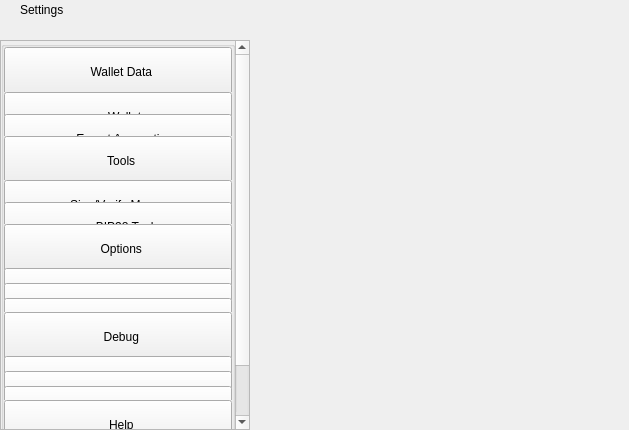
<?xml version="1.0" encoding="UTF-8"?>
<ui version="4.0">
 <class>SettingsWidget</class>
 <widget class="QWidget" name="SettingsWidget">
  <property name="geometry">
   <rect>
    <x>0</x>
    <y>0</y>
    <width>629</width>
    <height>430</height>
   </rect>
  </property>
  <property name="windowTitle">
   <string>Form</string>
  </property>
  <layout class="QHBoxLayout" name="horizontalLayout" stretch="1,2">
   <property name="spacing">
    <number>0</number>
   </property>
   <property name="leftMargin">
    <number>0</number>
   </property>
   <property name="topMargin">
    <number>0</number>
   </property>
   <property name="rightMargin">
    <number>0</number>
   </property>
   <property name="bottomMargin">
    <number>0</number>
   </property>
   <item>
    <widget class="QWidget" name="left" native="true">
     <property name="minimumSize">
      <size>
       <width>250</width>
       <height>0</height>
      </size>
     </property>
     <layout class="QVBoxLayout" name="verticalLayout">
      <property name="leftMargin">
       <number>0</number>
      </property>
      <property name="topMargin">
       <number>0</number>
      </property>
      <property name="rightMargin">
       <number>0</number>
      </property>
      <property name="bottomMargin">
       <number>0</number>
      </property>
      <item>
       <layout class="QVBoxLayout" name="verticalLayout_1">
        <property name="spacing">
         <number>0</number>
        </property>
        <item>
         <widget class="QWidget" name="titleMenuList" native="true">
          <property name="maximumSize">
           <size>
            <width>16777215</width>
            <height>30</height>
           </size>
          </property>
          <layout class="QHBoxLayout" name="horizontalLayout_1">
           <property name="spacing">
            <number>0</number>
           </property>
           <property name="leftMargin">
            <number>20</number>
           </property>
           <property name="topMargin">
            <number>0</number>
           </property>
           <property name="rightMargin">
            <number>20</number>
           </property>
           <property name="bottomMargin">
            <number>0</number>
           </property>
           <item>
            <widget class="QLabel" name="labelTitle">
             <property name="text">
              <string>Settings</string>
             </property>
            </widget>
           </item>
           <item>
            <spacer name="horizontalSpacer">
             <property name="orientation">
              <enum>Qt::Horizontal</enum>
             </property>
             <property name="sizeHint" stdset="0">
              <size>
               <width>40</width>
               <height>20</height>
              </size>
             </property>
            </spacer>
           </item>
          </layout>
         </widget>
        </item>
        <item>
         <spacer name="verticalSpacer_2">
          <property name="orientation">
           <enum>Qt::Vertical</enum>
          </property>
          <property name="sizeType">
           <enum>QSizePolicy::Fixed</enum>
          </property>
          <property name="sizeHint" stdset="0">
           <size>
            <width>20</width>
            <height>20</height>
           </size>
          </property>
         </spacer>
        </item>
        <item>
         <layout class="QVBoxLayout" name="verticalLayout_2">
          <item>
           <widget class="QScrollArea" name="scrollArea">
            <property name="sizePolicy">
             <sizepolicy hsizetype="Expanding" vsizetype="MinimumExpanding">
              <horstretch>0</horstretch>
              <verstretch>0</verstretch>
             </sizepolicy>
            </property>
            <property name="styleSheet">
             <string notr="true"/>
            </property>
            <property name="horizontalScrollBarPolicy">
             <enum>Qt::ScrollBarAlwaysOff</enum>
            </property>
            <property name="sizeAdjustPolicy">
             <enum>QAbstractScrollArea::AdjustIgnored</enum>
            </property>
            <property name="widgetResizable">
             <bool>true</bool>
            </property>
            <property name="alignment">
             <set>Qt::AlignLeading|Qt::AlignLeft|Qt::AlignTop</set>
            </property>
            <widget class="QWidget" name="scrollAreaWidgetContents">
             <property name="geometry">
              <rect>
               <x>0</x>
               <y>-68</y>
               <width>230</width>
               <height>452</height>
              </rect>
             </property>
             <property name="sizePolicy">
              <sizepolicy hsizetype="Preferred" vsizetype="MinimumExpanding">
               <horstretch>0</horstretch>
               <verstretch>0</verstretch>
              </sizepolicy>
             </property>
             <property name="maximumSize">
              <size>
               <width>16777215</width>
               <height>650</height>
              </size>
             </property>
             <property name="autoFillBackground">
              <bool>true</bool>
             </property>
             <layout class="QVBoxLayout" name="verticalLayout_3">
              <property name="spacing">
               <number>0</number>
              </property>
              <property name="sizeConstraint">
               <enum>QLayout::SetDefaultConstraint</enum>
              </property>
              <property name="leftMargin">
               <number>0</number>
              </property>
              <property name="topMargin">
               <number>0</number>
              </property>
              <property name="rightMargin">
               <number>0</number>
              </property>
              <property name="bottomMargin">
               <number>0</number>
              </property>
              <item>
               <layout class="QVBoxLayout" name="verticalLayout_4">
                <property name="spacing">
                 <number>0</number>
                </property>
                <item alignment="Qt::AlignTop">
                 <widget class="QGroupBox" name="groupBox">
                  <property name="sizePolicy">
                   <sizepolicy hsizetype="Preferred" vsizetype="MinimumExpanding">
                    <horstretch>0</horstretch>
                    <verstretch>0</verstretch>
                   </sizepolicy>
                  </property>
                  <property name="maximumSize">
                   <size>
                    <width>16777215</width>
                    <height>450</height>
                   </size>
                  </property>
                  <property name="title">
                   <string/>
                  </property>
                  <layout class="QVBoxLayout" name="verticalLayout_5">
                   <property name="spacing">
                    <number>0</number>
                   </property>
                   <property name="leftMargin">
                    <number>0</number>
                   </property>
                   <property name="topMargin">
                    <number>0</number>
                   </property>
                   <property name="rightMargin">
                    <number>0</number>
                   </property>
                   <property name="bottomMargin">
                    <number>0</number>
                   </property>
                   <item>
                    <widget class="QWidget" name="menuFileContainer" native="true">
                     <property name="maximumSize">
                      <size>
                       <width>16777215</width>
                       <height>160</height>
                      </size>
                     </property>
                     <layout class="QHBoxLayout" name="horizontalLayout_2">
                      <property name="spacing">
                       <number>0</number>
                      </property>
                      <property name="leftMargin">
                       <number>0</number>
                      </property>
                      <property name="topMargin">
                       <number>0</number>
                      </property>
                      <property name="rightMargin">
                       <number>0</number>
                      </property>
                      <property name="bottomMargin">
                       <number>0</number>
                      </property>
                      <item alignment="Qt::AlignTop">
                       <widget class="QPushButton" name="pushButtonFile">
                        <property name="minimumSize">
                         <size>
                          <width>0</width>
                          <height>50</height>
                         </size>
                        </property>
                        <property name="maximumSize">
                         <size>
                          <width>16777215</width>
                          <height>50</height>
                         </size>
                        </property>
                        <property name="focusPolicy">
                         <enum>Qt::NoFocus</enum>
                        </property>
                        <property name="text">
                         <string>  Wallet Data</string>
                        </property>
                        <property name="checkable">
                         <bool>true</bool>
                        </property>
                        <property name="autoExclusive">
                         <bool>false</bool>
                        </property>
                       </widget>
                      </item>
                     </layout>
                    </widget>
                   </item>
                   <item>
                    <widget class="QWidget" name="fileButtonsWidget" native="true">
                     <property name="maximumSize">
                      <size>
                       <width>16777215</width>
                       <height>165</height>
                      </size>
                     </property>
                     <layout class="QVBoxLayout" name="verticalLayout_6">
                      <property name="spacing">
                       <number>0</number>
                      </property>
                      <property name="leftMargin">
                       <number>0</number>
                      </property>
                      <property name="topMargin">
                       <number>0</number>
                      </property>
                      <property name="rightMargin">
                       <number>0</number>
                      </property>
                      <property name="bottomMargin">
                       <number>0</number>
                      </property>
                      <item>
                       <widget class="QPushButton" name="pushButtonFile2">
                        <property name="minimumSize">
                         <size>
                          <width>0</width>
                          <height>50</height>
                         </size>
                        </property>
                        <property name="maximumSize">
                         <size>
                          <width>16777215</width>
                          <height>50</height>
                         </size>
                        </property>
                        <property name="focusPolicy">
                         <enum>Qt::NoFocus</enum>
                        </property>
                        <property name="text">
                         <string>    Wallet</string>
                        </property>
                        <property name="checkable">
                         <bool>true</bool>
                        </property>
                        <property name="autoExclusive">
                         <bool>false</bool>
                        </property>
                       </widget>
                      </item>
                      <item>
                       <widget class="QPushButton" name="pushButtonExportCsv">
                        <property name="minimumSize">
                         <size>
                          <width>0</width>
                          <height>50</height>
                         </size>
                        </property>
                        <property name="maximumSize">
                         <size>
                          <width>16777215</width>
                          <height>50</height>
                         </size>
                        </property>
                        <property name="focusPolicy">
                         <enum>Qt::NoFocus</enum>
                        </property>
                        <property name="text">
                         <string>    Export Accounting</string>
                        </property>
                        <property name="checkable">
                         <bool>true</bool>
                        </property>
                        <property name="autoExclusive">
                         <bool>false</bool>
                        </property>
                       </widget>
                      </item>
                     </layout>
                    </widget>
                   </item>
                   <item>
                    <widget class="QWidget" name="menuToolsContainer" native="true">
                     <property name="maximumSize">
                      <size>
                       <width>16777215</width>
                       <height>160</height>
                      </size>
                     </property>
                     <layout class="QHBoxLayout" name="horizontalLayout_3">
                      <property name="spacing">
                       <number>0</number>
                      </property>
                      <property name="leftMargin">
                       <number>0</number>
                      </property>
                      <property name="topMargin">
                       <number>0</number>
                      </property>
                      <property name="rightMargin">
                       <number>0</number>
                      </property>
                      <property name="bottomMargin">
                       <number>0</number>
                      </property>
                      <item alignment="Qt::AlignTop">
                       <widget class="QPushButton" name="pushButtonConfiguration">
                        <property name="minimumSize">
                         <size>
                          <width>0</width>
                          <height>50</height>
                         </size>
                        </property>
                        <property name="maximumSize">
                         <size>
                          <width>16777215</width>
                          <height>50</height>
                         </size>
                        </property>
                        <property name="focusPolicy">
                         <enum>Qt::NoFocus</enum>
                        </property>
                        <property name="text">
                         <string>  Tools</string>
                        </property>
                        <property name="checkable">
                         <bool>true</bool>
                        </property>
                        <property name="autoExclusive">
                         <bool>false</bool>
                        </property>
                       </widget>
                      </item>
                     </layout>
                    </widget>
                   </item>
                   <item>
                    <widget class="QWidget" name="configurationButtonsWidget" native="true">
                     <property name="maximumSize">
                      <size>
                       <width>16777215</width>
                       <height>105</height>
                      </size>
                     </property>
                     <layout class="QVBoxLayout" name="verticalLayout_7">
                      <property name="spacing">
                       <number>0</number>
                      </property>
                      <property name="leftMargin">
                       <number>0</number>
                      </property>
                      <property name="topMargin">
                       <number>0</number>
                      </property>
                      <property name="rightMargin">
                       <number>0</number>
                      </property>
                      <property name="bottomMargin">
                       <number>0</number>
                      </property>
                      <item>
                       <widget class="QPushButton" name="pushButtonConfiguration4">
                        <property name="minimumSize">
                         <size>
                          <width>0</width>
                          <height>50</height>
                         </size>
                        </property>
                        <property name="maximumSize">
                         <size>
                          <width>16777215</width>
                          <height>50</height>
                         </size>
                        </property>
                        <property name="focusPolicy">
                         <enum>Qt::NoFocus</enum>
                        </property>
                        <property name="text">
                         <string>    Sign/Verify Message</string>
                        </property>
                        <property name="checkable">
                         <bool>true</bool>
                        </property>
                        <property name="autoExclusive">
                         <bool>false</bool>
                        </property>
                       </widget>
                      </item>
                      <item>
                       <widget class="QPushButton" name="pushButtonConfiguration3">
                        <property name="minimumSize">
                         <size>
                          <width>0</width>
                          <height>50</height>
                         </size>
                        </property>
                        <property name="maximumSize">
                         <size>
                          <width>16777215</width>
                          <height>50</height>
                         </size>
                        </property>
                        <property name="focusPolicy">
                         <enum>Qt::NoFocus</enum>
                        </property>
                        <property name="text">
                         <string>    BIP38 Tool</string>
                        </property>
                        <property name="checkable">
                         <bool>true</bool>
                        </property>
                        <property name="autoExclusive">
                         <bool>false</bool>
                        </property>
                       </widget>
                      </item>
                     </layout>
                    </widget>
                   </item>
                   <item>
                    <layout class="QHBoxLayout" name="horizontalLayout_4">
                     <property name="spacing">
                      <number>0</number>
                     </property>
                     <property name="leftMargin">
                      <number>0</number>
                     </property>
                     <property name="rightMargin">
                      <number>0</number>
                     </property>
                     <item alignment="Qt::AlignTop">
                      <widget class="QPushButton" name="pushButtonOptions">
                       <property name="minimumSize">
                        <size>
                         <width>0</width>
                         <height>50</height>
                        </size>
                       </property>
                       <property name="maximumSize">
                        <size>
                         <width>16777215</width>
                         <height>50</height>
                        </size>
                       </property>
                       <property name="focusPolicy">
                        <enum>Qt::NoFocus</enum>
                       </property>
                       <property name="text">
                        <string>  Options</string>
                       </property>
                       <property name="checkable">
                        <bool>true</bool>
                       </property>
                       <property name="autoExclusive">
                        <bool>false</bool>
                       </property>
                      </widget>
                     </item>
                    </layout>
                   </item>
                   <item>
                    <widget class="QWidget" name="optionsButtonsWidget" native="true">
                     <property name="maximumSize">
                      <size>
                       <width>16777215</width>
                       <height>160</height>
                      </size>
                     </property>
                     <layout class="QVBoxLayout" name="verticalLayout_8">
                      <property name="spacing">
                       <number>0</number>
                      </property>
                      <property name="leftMargin">
                       <number>0</number>
                      </property>
                      <property name="topMargin">
                       <number>0</number>
                      </property>
                      <property name="rightMargin">
                       <number>0</number>
                      </property>
                      <property name="bottomMargin">
                       <number>0</number>
                      </property>
                      <item>
                       <widget class="QPushButton" name="pushButtonOptions1">
                        <property name="minimumSize">
                         <size>
                          <width>0</width>
                          <height>50</height>
                         </size>
                        </property>
                        <property name="maximumSize">
                         <size>
                          <width>16777215</width>
                          <height>50</height>
                         </size>
                        </property>
                        <property name="focusPolicy">
                         <enum>Qt::NoFocus</enum>
                        </property>
                        <property name="text">
                         <string>    Main</string>
                        </property>
                        <property name="checkable">
                         <bool>true</bool>
                        </property>
                        <property name="checked">
                         <bool>false</bool>
                        </property>
                        <property name="autoExclusive">
                         <bool>false</bool>
                        </property>
                       </widget>
                      </item>
                      <item>
                       <widget class="QPushButton" name="pushButtonOptions2">
                        <property name="minimumSize">
                         <size>
                          <width>0</width>
                          <height>50</height>
                         </size>
                        </property>
                        <property name="maximumSize">
                         <size>
                          <width>16777215</width>
                          <height>50</height>
                         </size>
                        </property>
                        <property name="focusPolicy">
                         <enum>Qt::NoFocus</enum>
                        </property>
                        <property name="text">
                         <string>    Wallet</string>
                        </property>
                        <property name="checkable">
                         <bool>true</bool>
                        </property>
                        <property name="autoExclusive">
                         <bool>false</bool>
                        </property>
                       </widget>
                      </item>
                      <item>
                       <widget class="QPushButton" name="pushButtonOptions5">
                        <property name="minimumSize">
                         <size>
                          <width>0</width>
                          <height>50</height>
                         </size>
                        </property>
                        <property name="maximumSize">
                         <size>
                          <width>16777215</width>
                          <height>50</height>
                         </size>
                        </property>
                        <property name="focusPolicy">
                         <enum>Qt::NoFocus</enum>
                        </property>
                        <property name="text">
                         <string>    Display</string>
                        </property>
                        <property name="checkable">
                         <bool>true</bool>
                        </property>
                        <property name="autoExclusive">
                         <bool>false</bool>
                        </property>
                       </widget>
                      </item>
                     </layout>
                    </widget>
                   </item>
                   <item>
                    <layout class="QHBoxLayout" name="horizontalTools">
                     <property name="spacing">
                      <number>0</number>
                     </property>
                     <property name="leftMargin">
                      <number>0</number>
                     </property>
                     <property name="rightMargin">
                      <number>0</number>
                     </property>
                     <item alignment="Qt::AlignTop">
                      <widget class="QPushButton" name="pushButtonTools">
                       <property name="minimumSize">
                        <size>
                         <width>0</width>
                         <height>50</height>
                        </size>
                       </property>
                       <property name="maximumSize">
                        <size>
                         <width>16777215</width>
                         <height>50</height>
                        </size>
                       </property>
                       <property name="focusPolicy">
                        <enum>Qt::NoFocus</enum>
                       </property>
                       <property name="text">
                        <string>  Debug</string>
                       </property>
                       <property name="checkable">
                        <bool>true</bool>
                       </property>
                       <property name="autoExclusive">
                        <bool>false</bool>
                       </property>
                      </widget>
                     </item>
                    </layout>
                   </item>
                   <item>
                    <widget class="QWidget" name="toolsButtonsWidget" native="true">
                     <property name="maximumSize">
                      <size>
                       <width>16777215</width>
                       <height>160</height>
                      </size>
                     </property>
                     <layout class="QVBoxLayout" name="verticalTools_11">
                      <property name="spacing">
                       <number>0</number>
                      </property>
                      <property name="leftMargin">
                       <number>0</number>
                      </property>
                      <property name="topMargin">
                       <number>0</number>
                      </property>
                      <property name="rightMargin">
                       <number>0</number>
                      </property>
                      <property name="bottomMargin">
                       <number>0</number>
                      </property>
                      <item>
                       <widget class="QPushButton" name="pushButtonTools1">
                        <property name="minimumSize">
                         <size>
                          <width>0</width>
                          <height>50</height>
                         </size>
                        </property>
                        <property name="maximumSize">
                         <size>
                          <width>16777215</width>
                          <height>50</height>
                         </size>
                        </property>
                        <property name="focusPolicy">
                         <enum>Qt::NoFocus</enum>
                        </property>
                        <property name="text">
                         <string>    Information</string>
                        </property>
                        <property name="checkable">
                         <bool>true</bool>
                        </property>
                        <property name="checked">
                         <bool>false</bool>
                        </property>
                        <property name="autoExclusive">
                         <bool>false</bool>
                        </property>
                       </widget>
                      </item>
                      <item>
                       <widget class="QPushButton" name="pushButtonTools2">
                        <property name="minimumSize">
                         <size>
                          <width>0</width>
                          <height>50</height>
                         </size>
                        </property>
                        <property name="maximumSize">
                         <size>
                          <width>16777215</width>
                          <height>50</height>
                         </size>
                        </property>
                        <property name="focusPolicy">
                         <enum>Qt::NoFocus</enum>
                        </property>
                        <property name="text">
                         <string>    Console</string>
                        </property>
                        <property name="checkable">
                         <bool>true</bool>
                        </property>
                        <property name="autoExclusive">
                         <bool>false</bool>
                        </property>
                       </widget>
                      </item>
                      <item>
                       <widget class="QPushButton" name="pushButtonTools5">
                        <property name="minimumSize">
                         <size>
                          <width>0</width>
                          <height>50</height>
                         </size>
                        </property>
                        <property name="maximumSize">
                         <size>
                          <width>16777215</width>
                          <height>50</height>
                         </size>
                        </property>
                        <property name="focusPolicy">
                         <enum>Qt::NoFocus</enum>
                        </property>
                        <property name="text">
                         <string>    Wallet Repair</string>
                        </property>
                        <property name="checkable">
                         <bool>true</bool>
                        </property>
                        <property name="autoExclusive">
                         <bool>false</bool>
                        </property>
                       </widget>
                      </item>
                     </layout>
                    </widget>
                   </item>
                   <item>
                    <layout class="QHBoxLayout" name="horizontalHelp">
                     <property name="spacing">
                      <number>0</number>
                     </property>
                     <property name="leftMargin">
                      <number>0</number>
                     </property>
                     <property name="rightMargin">
                      <number>0</number>
                     </property>
                     <item alignment="Qt::AlignTop">
                      <widget class="QPushButton" name="pushButtonHelp">
                       <property name="minimumSize">
                        <size>
                         <width>0</width>
                         <height>50</height>
                        </size>
                       </property>
                       <property name="maximumSize">
                        <size>
                         <width>16777215</width>
                         <height>50</height>
                        </size>
                       </property>
                       <property name="focusPolicy">
                        <enum>Qt::NoFocus</enum>
                       </property>
                       <property name="text">
                        <string>  Help</string>
                       </property>
                       <property name="checkable">
                        <bool>true</bool>
                       </property>
                       <property name="autoExclusive">
                        <bool>false</bool>
                       </property>
                      </widget>
                     </item>
                    </layout>
                   </item>
                   <item>
                    <widget class="QWidget" name="helpButtonsWidget" native="true">
                     <property name="maximumSize">
                      <size>
                       <width>16777215</width>
                       <height>100</height>
                      </size>
                     </property>
                     <layout class="QVBoxLayout" name="verticalHelp">
                      <property name="spacing">
                       <number>0</number>
                      </property>
                      <property name="leftMargin">
                       <number>0</number>
                      </property>
                      <property name="topMargin">
                       <number>0</number>
                      </property>
                      <property name="rightMargin">
                       <number>0</number>
                      </property>
                      <property name="bottomMargin">
                       <number>0</number>
                      </property>
                      <item>

                       <widget class="QPushButton" name="pushButtonHelp2">
                        <property name="minimumSize">
                         <size>
                          <width>0</width>
                          <height>50</height>
                         </size>
                        </property>
                        <property name="maximumSize">
                         <size>
                          <width>16777215</width>
                          <height>50</height>
                         </size>
                        </property>
                        <property name="focusPolicy">
                         <enum>Qt::NoFocus</enum>
                        </property>
                        <property name="text">
                         <string>    About itcoin</string>
                        </property>
                        <property name="checkable">
                         <bool>false</bool>
                        </property>
                        <property name="autoExclusive">
                         <bool>false</bool>
                        </property>
                       </widget>
                      </item>
                     </layout>
                    </widget>
                   </item>
                  </layout>
                 </widget>
                </item>
               </layout>
              </item>
             </layout>
            </widget>
           </widget>
          </item>
         </layout>
        </item>
       </layout>
      </item>
     </layout>
    </widget>
   </item>
   <item>
    <widget class="QWidget" name="right" native="true">
     <layout class="QVBoxLayout" name="verticalLayout_9">
      <property name="leftMargin">
       <number>0</number>
      </property>
      <property name="topMargin">
       <number>0</number>
      </property>
      <property name="rightMargin">
       <number>0</number>
      </property>
      <property name="bottomMargin">
       <number>0</number>
      </property>
      <item>
       <layout class="QVBoxLayout" name="verticalLayout_10">
        <property name="spacing">
         <number>6</number>
        </property>
        <item>
         <layout class="QVBoxLayout" name="verticalLayout_11">
          <item>
           <widget class="QStackedWidget" name="stackedWidgetContainer"/>
          </item>
         </layout>
        </item>
       </layout>
      </item>
     </layout>
    </widget>
   </item>
  </layout>
 </widget>
 <resources/>
 <connections/>
</ui>
